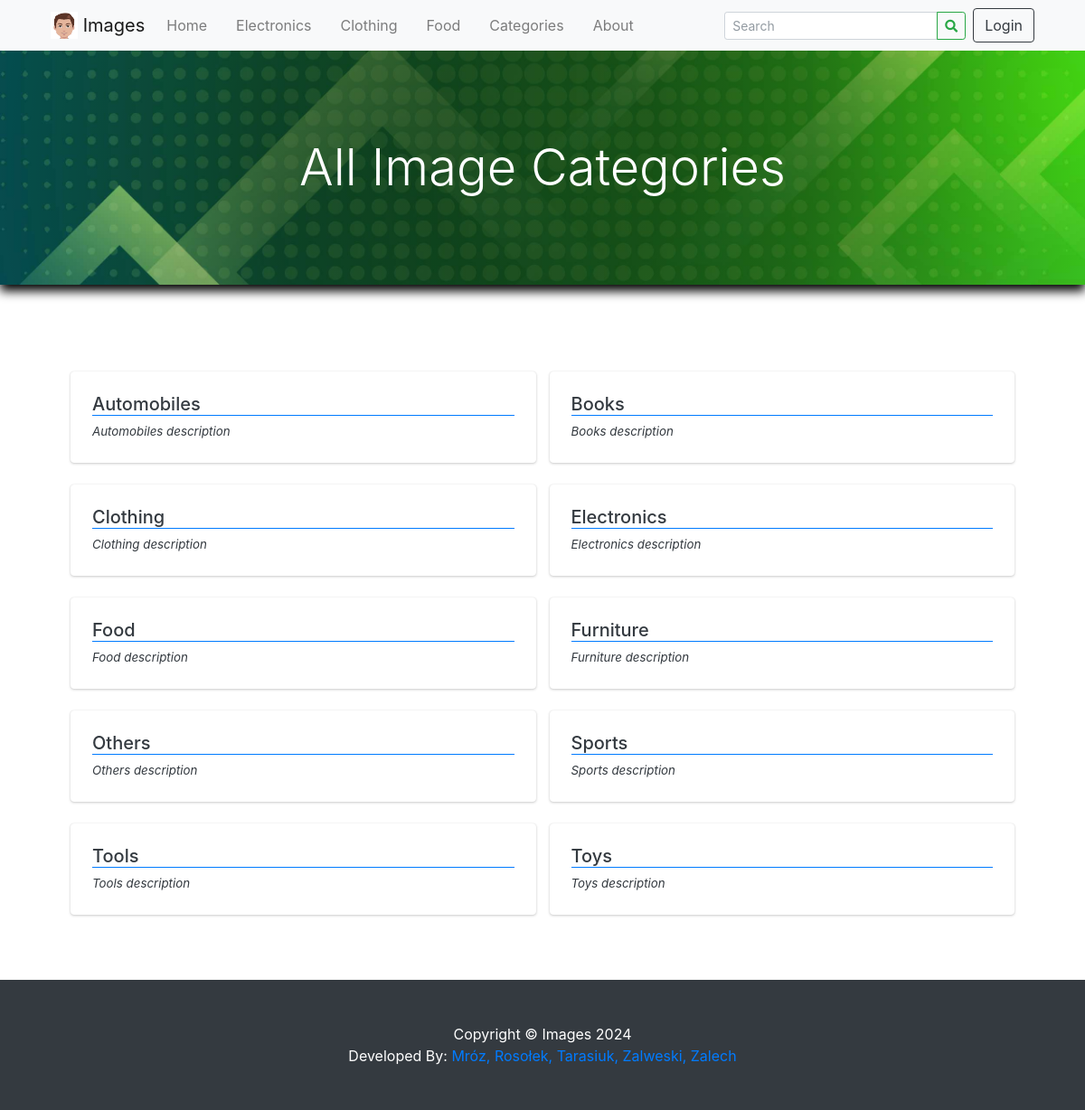
Page /?p=view_categories on the committed database.
### tables this page shows
CREATE TABLE `categories` (
  `id` int(30) NOT NULL,
  `category` varchar(255) NOT NULL,
  `status` tinyint(1) NOT NULL DEFAULT 1,
  `date_created` datetime NOT NULL DEFAULT current_timestamp(),
  `description` text DEFAULT NULL
);

### classes/DBConnection.php (called while the page is built, shortened)
<?php
class DBConnection
{
    private $host = DB_SERVER;
    private $username = DB_USERNAME;
    private $password = DB_PASSWORD;
    private $database = DB_NAME;
    public $conn;
    public function __construct()
    {
        if (!isset($this->conn)) {
            $this->conn = new mysqli($this->host, $this->username, $this->password, $this->database);
        }
    }
}

### classes/SystemSettings.php (called while the page is built, shortened)
<?php
class SystemSettings extends DBConnection
{
	function info($field = '')
	{
		if (!empty($field)) {
			if (isset($_SESSION['system_info'][$field]))
				return $_SESSION['system_info'][$field];
			else
				return false;
		} else {
			return false;
		}
	}
}
$_settings = new SystemSettings();

### config.php (called while the page is built, shortened)
<?php
require_once('classes/DBConnection.php');
require_once('classes/SystemSettings.php');
function validate_image($file)
{
    if (!empty($file)) {
        if (is_file(base_app . $file)) {
            return base_url . $file;
        } else {
            return base_url . 'dist/img/no-image-available.png';
        }
    } else {
        return base_url . 'dist/img/no-image-available.png';
    }
}

### view_categories.php (the view, shortened to what this page needs)
<?php
$title = "All Image Categories";
?>
<header class="bg-dark py-5" id="main-header">
    <div class="container px-4 px-lg-5 my-5">
        <div class="text-center text-white">
            <h1 class="display-4 fw-bolder"><?php echo $title ?></h1>
        </div>
    </div>
</header>
<section class="py-5">
    <div class="container px-4 px-lg-5 mt-5">
        <div class="row gx-2 gx-lg-5 row-cols-1 row-cols-md-2 row-cols-xl-2 justify-content-center">
            <?php
            $categories = $conn->query("SELECT * FROM `categories` where status = 1 order by category asc ");
            while ($row = $categories->fetch_assoc()) :
                foreach ($row as $k => $v) {
                    $row[$k] = trim(stripslashes($v));
                }
                $row['description'] = strip_tags(stripslashes(html_entity_decode($row['description'])));
            ?>
                <div class="col mb-6 mb-2">
                    <a href="./?p=products&c=<?php echo md5($row['id']) ?>" class="card category-item text-dark">
                        <div class="card-body p-4">
                            <div class="">
                                <h5 class="fw-bolder border-bottom border-primary"><?php echo $row['category'] ?></h5>
                            </div>
                            <p class="m-0 truncate"><?php echo $row['description'] ?></p>
                        </div>
                    </a>
                </div>
            <?php endwhile; ?>
        </div>
    </div>
</section>

### index.php (shortened to what this page needs)
<?php require_once('config.php'); ?>
<!DOCTYPE html>
<html lang="en">
<?php require_once('inc/header.php') ?>
<body>
    <?php require_once('inc/topBarNav.php') ?>
    <?php $page = isset($_GET['p']) ? $_GET['p'] : 'home';  ?>
    <?php
    if (!file_exists($page . ".php") && !is_dir($page)) {
        include '404.html';
    } else {
        if (is_dir($page))
            include $page . '/index.php';
        else
            include $page . '.php';
    }
    ?>
    <?php require_once('inc/footer.php') ?>
</body>
</html>

### inc/header.php (shortened to what this page needs)
<head>
    <link rel="stylesheet" href="<?php echo base_url ?>plugins/fontawesome-free/css/all.min.css">
    <link rel="stylesheet" href="<?php echo base_url ?>plugins/tempusdominus-bootstrap-4/css/tempusdominus-bootstrap-4.min.css">
    <link rel="stylesheet" href="<?php echo base_url ?>plugins/datatables-bs4/css/dataTables.bootstrap4.min.css">
    <link rel="stylesheet" href="<?php echo base_url ?>plugins/datatables-responsive/css/responsive.bootstrap4.min.css">
    <link rel="stylesheet" href="<?php echo base_url ?>plugins/datatables-buttons/css/buttons.bootstrap4.min.css">
    <link rel="stylesheet" href="<?php echo base_url ?>plugins/select2/css/select2.min.css">
    <link rel="stylesheet" href="<?php echo base_url ?>plugins/select2-bootstrap4-theme/select2-bootstrap4.min.css">
    <link rel="stylesheet" href="<?php echo base_url ?>plugins/icheck-bootstrap/icheck-bootstrap.min.css">
    <link rel="stylesheet" href="<?php echo base_url ?>plugins/jqvmap/jqvmap.min.css">
    <link rel="stylesheet" href="<?php echo base_url ?>plugins/overlayScrollbars/css/OverlayScrollbars.min.css">
    <link rel="stylesheet" href="<?php echo base_url ?>plugins/daterangepicker/daterangepicker.css">
    <link rel="stylesheet" href="<?php echo base_url ?>plugins/summernote/summernote-bs4.min.css">
    <link rel="stylesheet" href="<?php echo base_url ?>plugins/sweetalert2-theme-bootstrap-4/bootstrap-4.min.css">
    <link rel="stylesheet" href="<?php echo base_url ?>dist/css/adminlte.css">
    <link rel="stylesheet" href="<?php echo base_url ?>dist/css/custom.css">
    <link rel="stylesheet" href="<?php echo base_url ?>assets/css/styles.css">
</head>

### inc/topBarNav.php (shortened to what this page needs)
<nav class="navbar navbar-expand-lg navbar-light bg-light">
    <div class="container-fluid px-4 px-lg-5 ">
        <a class="navbar-brand" href="./">
            <img src="<?php echo validate_image($_settings->info('logo')) ?>" width="30" height="30" class="d-inline-block align-top" alt="" loading="lazy">
            <?php echo $_settings->info('short_name') ?>
        </a>
        <div class="collapse navbar-collapse" id="navbarSupportedContent">
            <ul class="navbar-nav me-auto mb-2 mb-lg-0 ms-lg-4">
                <li class="nav-item"><a class="nav-link" aria-current="page" href="./">Home</a></li>
                <?php
                $cat_qry = $conn->query("SELECT * FROM categories where status = 1  limit 3");
                $count_cats = $conn->query("SELECT * FROM categories where status = 1 ")->num_rows;
                while ($crow = $cat_qry->fetch_assoc()) :
                    $sub_qry = $conn->query("SELECT * FROM sub_categories where status = 1 and parent_id = '{$crow['id']}'");
                    if ($sub_qry->num_rows <= 0) :
                ?>
                        <li class="nav-item"><a class="nav-link" aria-current="page" href="./?p=products&c=<?php echo md5($crow['id']) ?>"><?php echo $crow['category'] ?></a></li>
                    <?php endif; ?>
                <?php endwhile; ?>
                <?php if ($count_cats > 3) : ?>
                    <li class="nav-item"><a class="nav-link" href="./?p=view_categories">Categories</a></li>
                <?php endif; ?>
                <li class="nav-item"><a class="nav-link" href="./?p=about">About</a></li>
            </ul>
            <div class="d-flex align-items-center">
            <form class="form-inline" id="search-form">
                <div class="input-group">
                    <input class="form-control form-control-sm form " type="search" placeholder="Search" aria-label="Search" name="search" value="<?php echo isset($_GET['search']) ? $_GET['search'] : "" ?>" aria-describedby="button-addon2">
                    <div class="input-group-append">
                        <button class="btn btn-outline-success btn-sm m-0" type="submit" id="button-addon2"><i class="fa fa-search"></i></button>
                    </div>
                </div>
            </form>
                <?php if (!isset($_SESSION['userdata']['id'])) : ?>
                    <button class="btn btn-outline-dark ml-2" id="login-btn" type="button">Login</button>
                <?php endif; ?>
            </div>
        </div>
    </div>
</nav>

### inc/footer.php (shortened to what this page needs)
<footer class="py-5 bg-dark">
    <div class="container">
        <p class="m-0 text-center text-white">Copyright &copy; <?php echo $_settings->info('short_name') . " ".date('Y') ?> </p>
        <p class="m-0 text-center text-white">Developed By: <a href="github">Mróz, Rosołek, Tarasiuk, Zalweski, Zalech</a></p>
    </div>
</footer>

### assets/css/styles.css (style rules this page uses)
.collapse { display: flex; justify-content: space-between; align-items: center; }

### rows in the picture
categories: category "Electronics", description "Electronics description"
categories: category "Clothing", description "Clothing description"
categories: category "Food", description "Food description"
categories: category "Automobiles", description "Automobiles description"
categories: category "Books", description "Books description"
categories: category "Furniture", description "Furniture description"
categories: category "Others", description "Others description"
categories: category "Sports", description "Sports description"
categories: category "Tools", description "Tools description"
categories: category "Toys", description "Toys description"

### other values in the picture
$_settings->info('short_name') "Images"
$title "All Image Categories"
